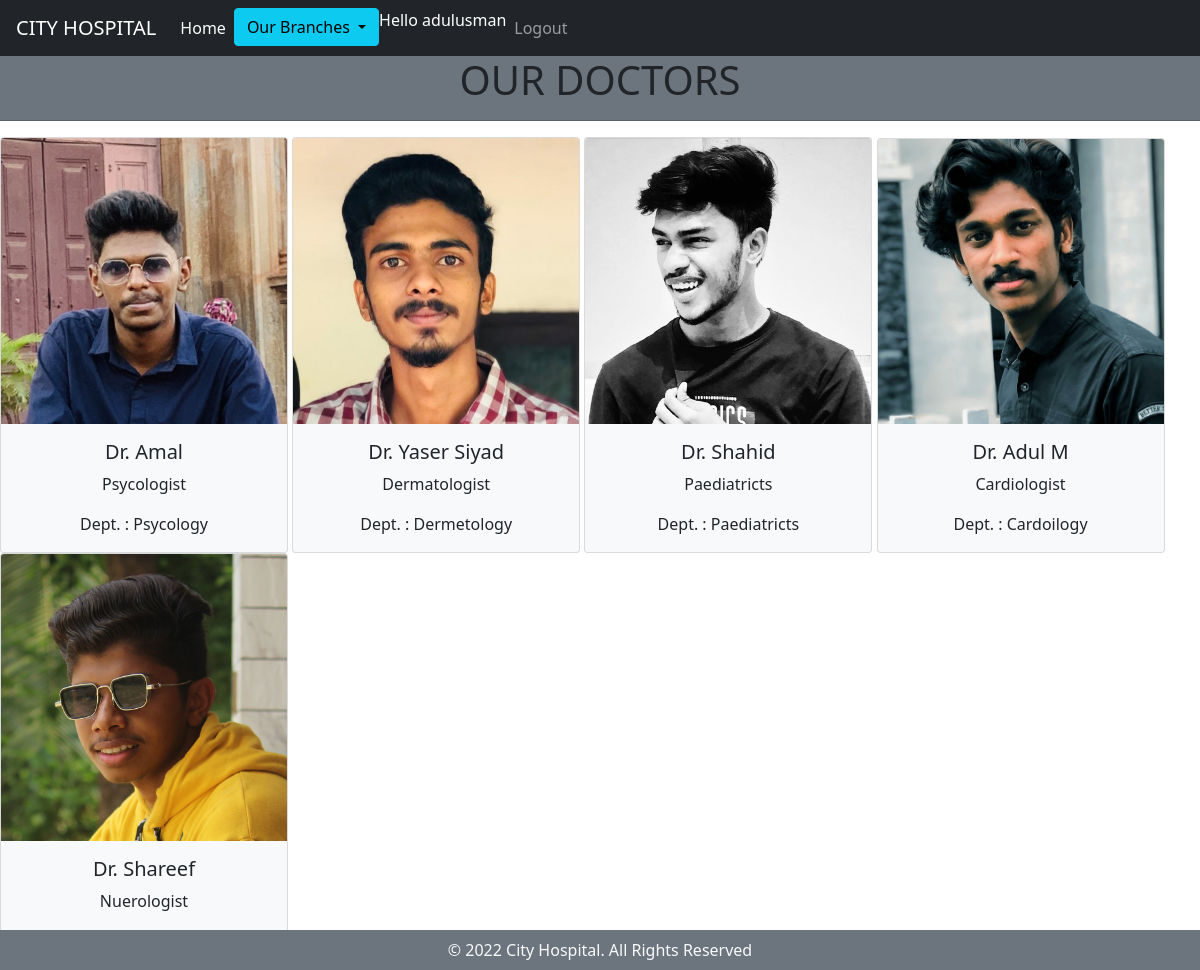
/doctor (signed in), run on the app's committed database.
### hospitalapp/models.py (models this page shows, shortened)
class Doctors(models.Model):
    doc_name = models.CharField(max_length=250)
    doc_spec = models.TextField()
    dep_name = models.ForeignKey(Departments, on_delete=models.CASCADE)
    doc_img = models.ImageField(upload_to='doc_img')

class Departments(models.Model):
    dep_name = models.CharField(max_length=250)
    dep_desc = models.TextField()
    def __str__(self):
        return self.dep_name

### hospitalapp/views.py (the view)
# urls.py: path('doctor',views.doctor,name='doctor'),
def doctor(request):
    doc = {
        'doct': Doctors.objects.all()
    }
    return render(request, 'doctor.html', doc)

### templates/doctor.html (shortened to what this page needs)
{% extends 'base.html' %}
{% block content %}
<div class="bg-secondary">
  <h1 class="text-center">OUR DOCTORS</h1>
<hr>
</div>
{% for i in doct %}
    <div class="card text-center bg-light" style="width: 18rem; display:inline-block">
  <img class="card-img-top" src="{{i.doc_img.url}}" alt="Card image cap">
  <div class="card-body">
    <h5 class="card-title">Dr. {{i.doc_name}}</h5>
    <p class="card-text">{{i.doc_spec}}</p>
      <p class="card-text">Dept. : {{i.dep_name}}</p>
  </div>
</div>
{% endfor %}
{% endblock %}

### templates/base.html (shortened to what this page needs)
{% load static %}
<!DOCTYPE html>
<html lang="en" xmlns:text-align="http://www.w3.org/1999/xhtml">
<head>
  <link rel="stylesheet" href="https://cdn.jsdelivr.net/npm/bootstrap@4.0.0/dist/css/bootstrap.min.css">
  <link rel="stylesheet" href=" https://cdn.jsdelivr.net/npm/bootstrap@5.1.3/dist/css/bootstrap.min.css ">
  <link rel="stylesheet" href="https://use.fontawesome.com/releases/v5.2.0/css/all.css">
  <link rel="stylesheet" href="{% static '/css/style.css' %}">
</head>
<body>
<nav class="navbar navbar-expand-lg navbar-dark bg-dark">
  <a class="navbar-brand" href="{% url 'home' %}">CITY HOSPITAL</a>
  <div class="collapse navbar-collapse" id="navbarNav">
    <ul class="navbar-nav">
      <li class="nav-item active">
        <a class="nav-link" href="{% url 'home' %}">Home<span class="sr-only">(current)</span></a>
      </li>
      <div class="dropdown">
  <button class="btn btn-info dropdown-toggle" type="button" id="dropdown" data-bs-toggle="dropdown" aria-expanded="false">
    Our Branches
  </button>
</div>
      {% if user.is_authenticated %}
      <li style="color:white">Hello {{user.username}}</li>
       <li class="nav-item">
        <a class="nav-link" href='logout'>Logout</a>
      </li>
    {% endif %}
    </ul>
  </div>
</nav>
<section class="fixed-bottom">
      <footer class="pt-2 pb-2  bg-secondary text-light">
        <div class="container">
          <div class="row align-items-center">
            <div class="text-center">
              © 2022 City Hospital. All Rights Reserved
            </div>
          </div>
        </div>
      </footer>
</section>
{% block content %}
{% endblock %}
</body>
</html>

### data on the page
Doctors: doc_img (picture), doc_name "Amal", doc_spec "Psycologist", dep_name "Psycology"
Doctors: doc_img (picture), doc_name "Yaser Siyad", doc_spec "Dermatologist", dep_name "Dermetology"
Doctors: doc_img (picture), doc_name "Shahid", doc_spec "Paediatricts", dep_name "Paediatricts"
Doctors: doc_img (picture), doc_name "Adul M", doc_spec "Cardiologist", dep_name "Cardoilogy"
Doctors: doc_img (picture), doc_name "Shareef", doc_spec "Nuerologist"

### other printed values
{{ user.username }} "adulusman"
